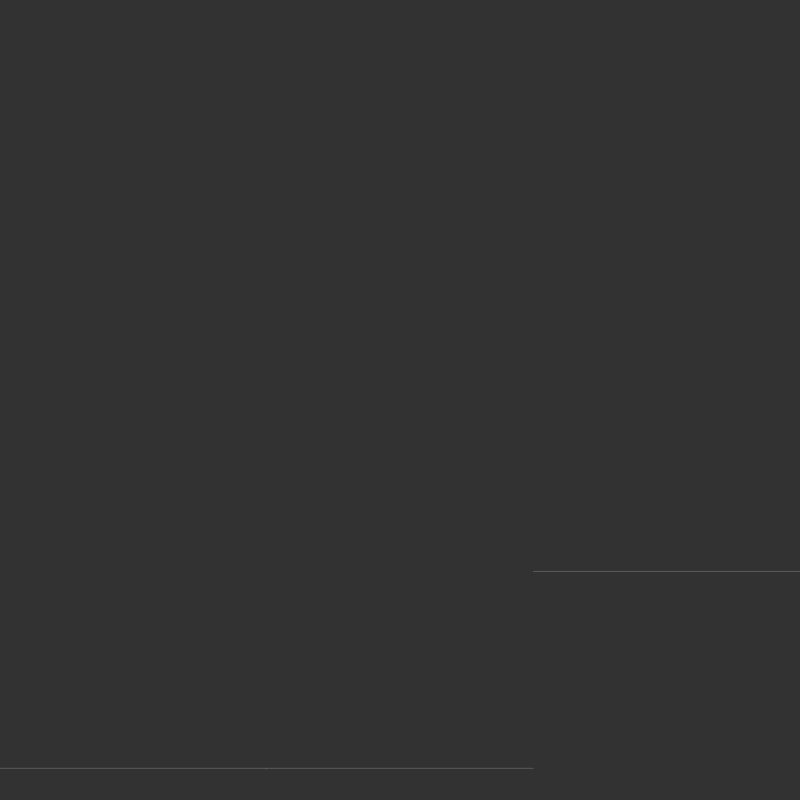
Frame 1 (no input)
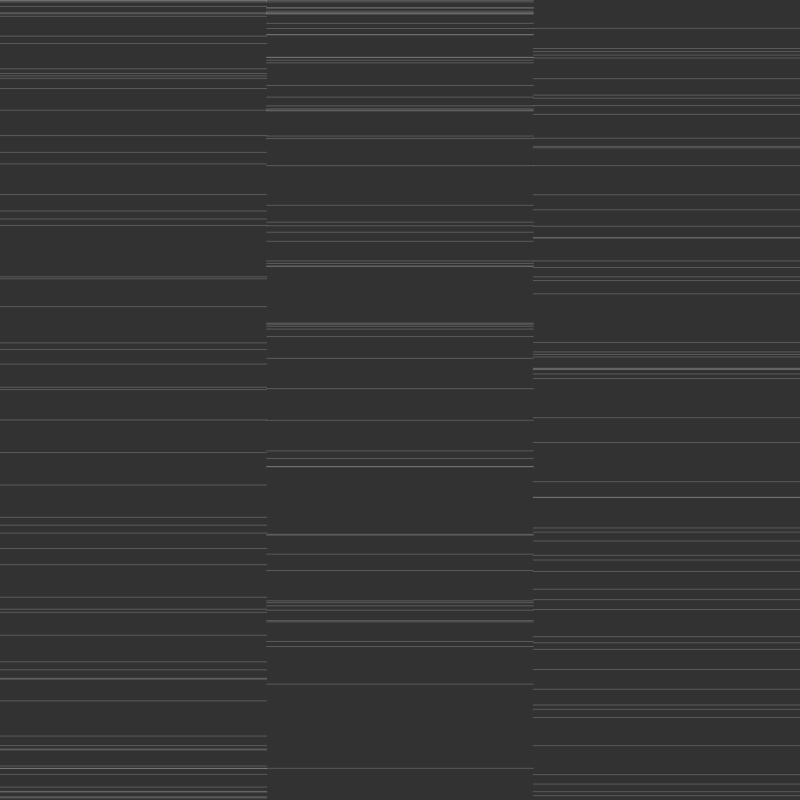
Frame 60 (no input)
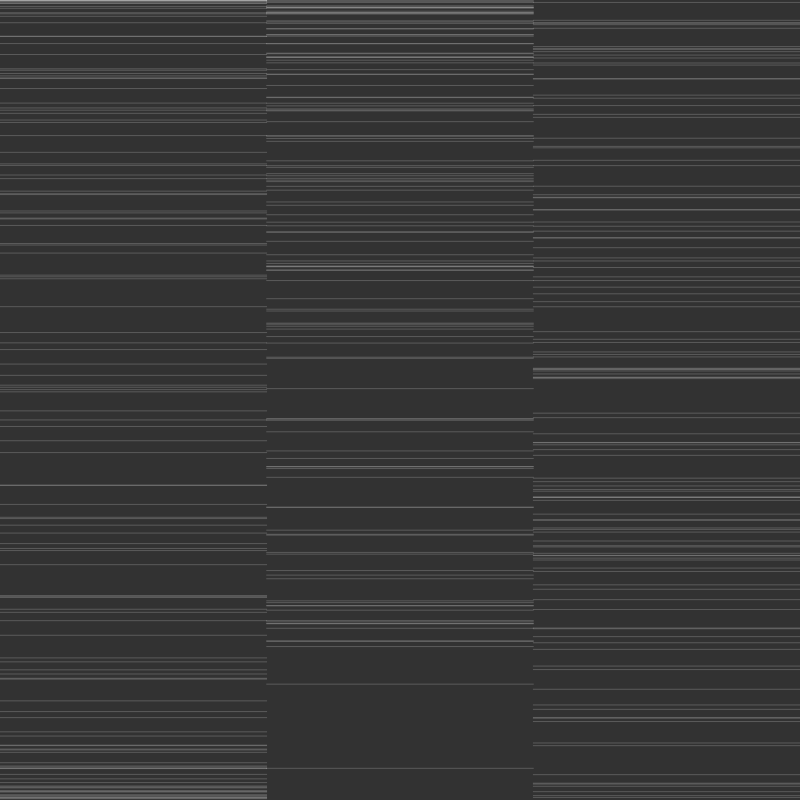
Frame 120 (the mouse pressed at the canvas centre since frame 60)

The p5.js sketch that drew these frames (run headless with seeded random() and noise() and a simulated clock; from frame 60 on, the mouse is pressed at the canvas centre):

// p5.js sketch
// ── sketch.js
var counter;
var n_samples = 10000;
let x = 0.01;
let x2 = 0.01;
function setup() {
  createCanvas(800, 800);
  counter = 0;
  //frameRate(1000);
  background(50);
  
}

function draw() {
  //background(50);
  var r = 4;
  //for (let i = 0; i < n_samples; i++) {
    //var r = map(i, 0, n_samples, 0, 4);
    x = r * (x) * (1.0-x);
 
 var r2 = 3.8;
x2 = r2 * (x2) * (1.0-x2);
  
 // if(counter>0 & counter<1000000){
    stroke(255,50);
   // noStroke();
 // point(width*0.5, map(x, 0, r/2, height, 0));
  line(0, map(x, 0, r/4, height, 0),width/3,map(x, 0, r/4, height, 0));
  line(width/3, map(x2, 0, r2/4, height, 0),2*width/3,map(x2, 0, r2/4, height, 0));
  var random_value = random()*height;
  line(2*width/3, random_value,width,random_value);
//}

 //    }
    
}
